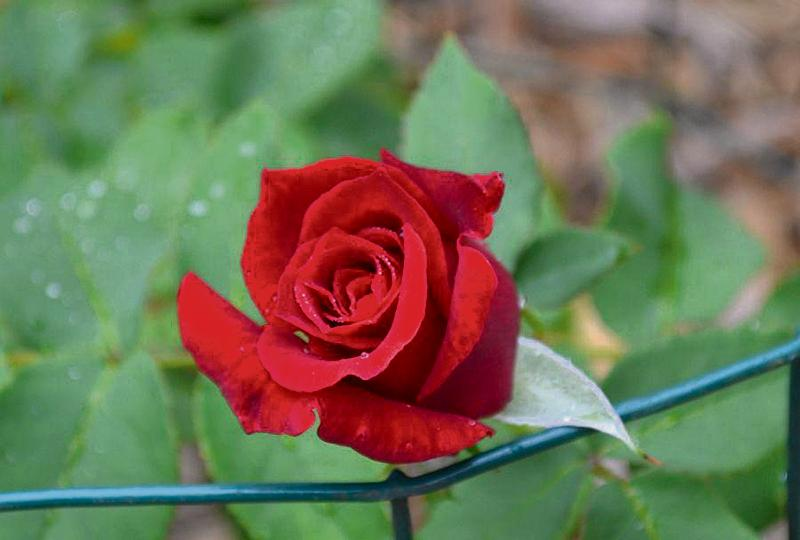
#> input picture slides/03.filtering/dataset/rose.jpg, 800 x 540 px
$ python 14.deconvolution_wiener_filter.py
#> lines starting #> are read from the running program, lines starting #| are printed output that depends on the picture
from matplotlib import pylab
from skimage import restoration
from skimage.color import rgb2gray
from skimage.io import imread
import numpy as np
from scipy import signal


im = rgb2gray(imread('../dataset/rose.jpg'))
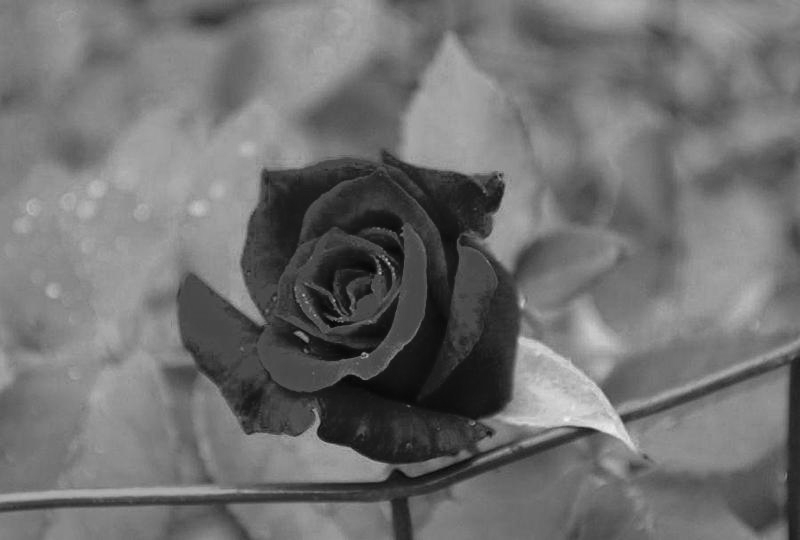
#> im: shape (540, 800) float64; min 0.02, max 0.945, mean 0.441
n = 7
psf = np.ones((n, n)) / n**2
im1 = signal.convolve2d(im, psf, 'same')
im1 += 0.1 * im1.std() * np.random.standard_normal(im.shape)
im2, _ = restoration.unsupervised_wiener(im1, psf)
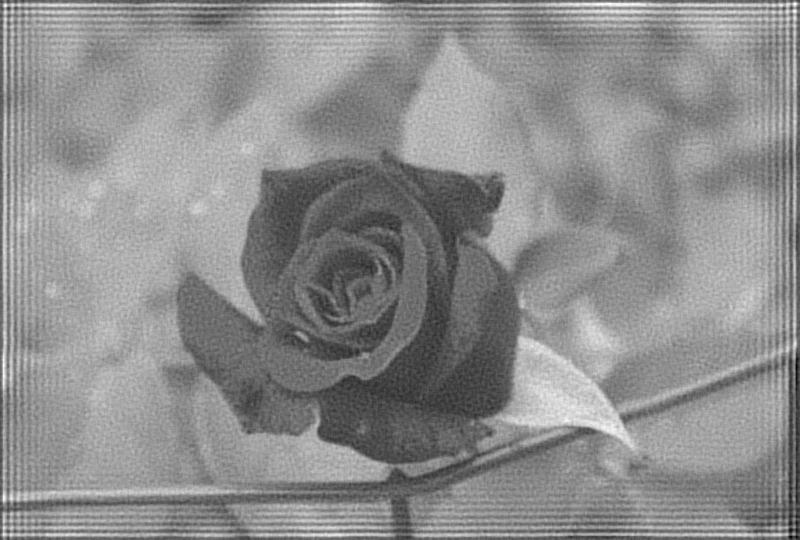
#> im2: shape (540, 800) float64; min -0.26, max 1, mean 0.439; drawn with min black and max white

fig, axes = pylab.subplots(nrows=1, ncols=3, figsize=(10, 4), sharex=True, sharey=True)
pylab.gray()
axes[0].imshow(im), axes[0].axis('off'), axes[0].set_title('Citra asli', size=10)
axes[1].imshow(im1), axes[1].axis('off'), axes[1].set_title('Citra noisy & blurry', size=10)
axes[2].imshow(im2), axes[2].axis('off'), axes[2].set_title('Self tuned restoration', size=10)

fig.tight_layout()
pylab.show()
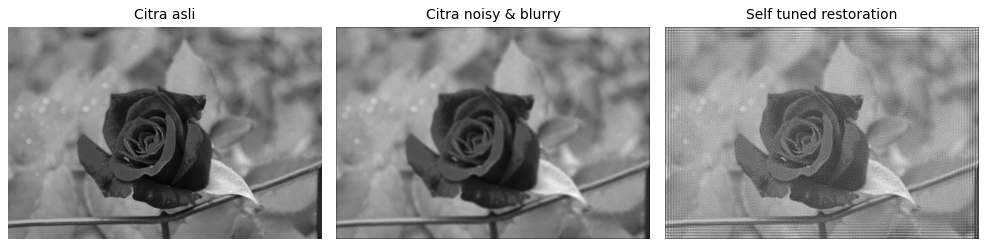
#> figure drawn by matplotlib, 3 panels

$ run again, with slides/03.filtering/dataset/building.jpg copied over slides/03.filtering/dataset/rose.jpg
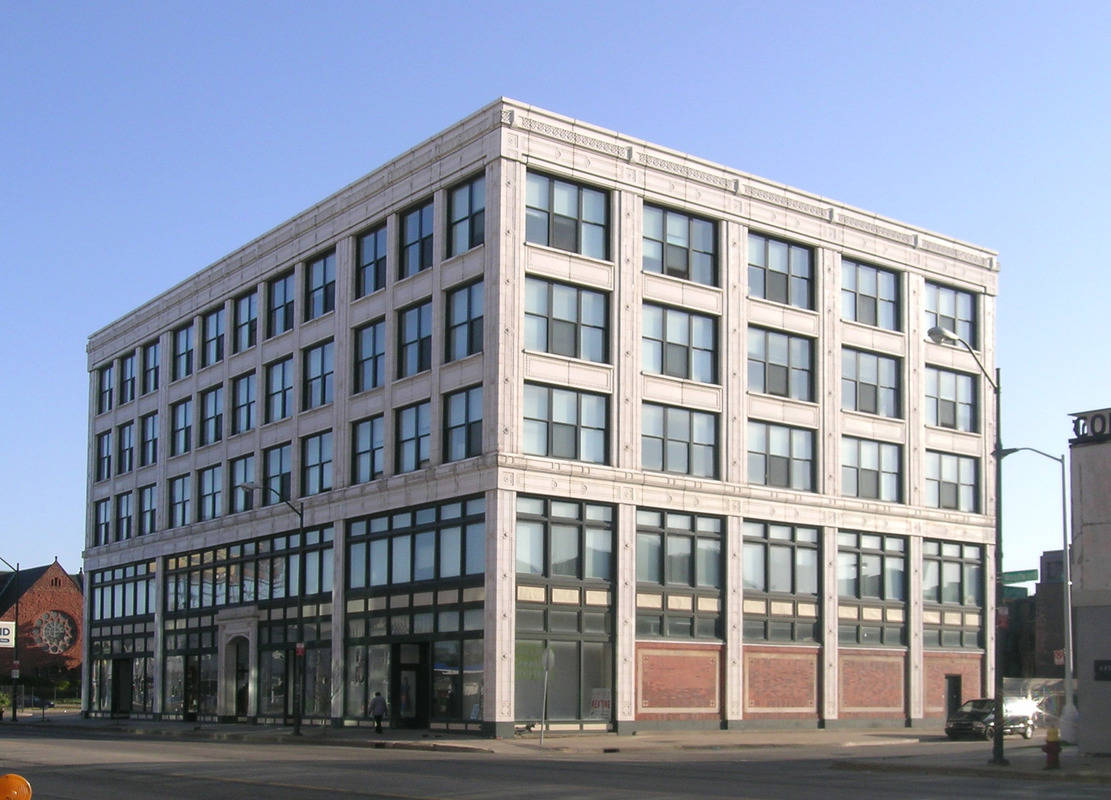
#> input picture slides/03.filtering/dataset/building.jpg, 1111 x 800 px
#> `im2, _ = restoration.unsupervised_wiener(im1, psf)`:
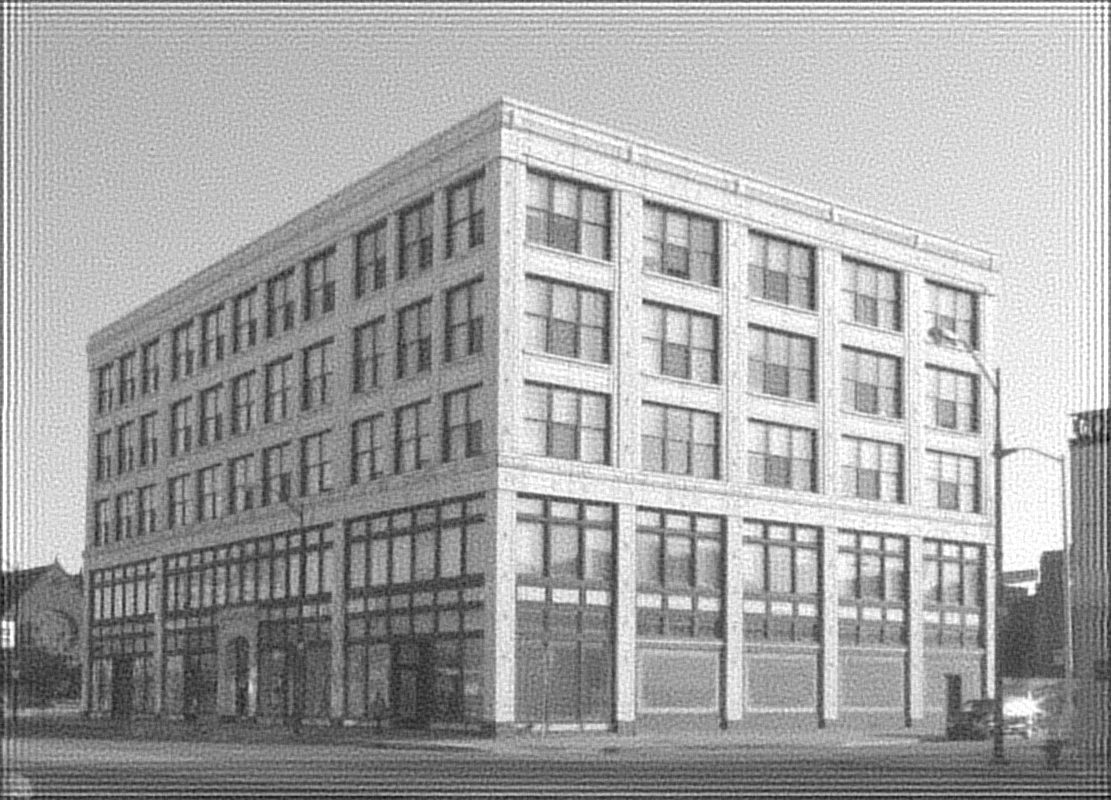
#> im2: shape (800, 1111) float64; min -0.221, max 1, mean 0.573; drawn with min black and max white
#> `pylab.show()`:
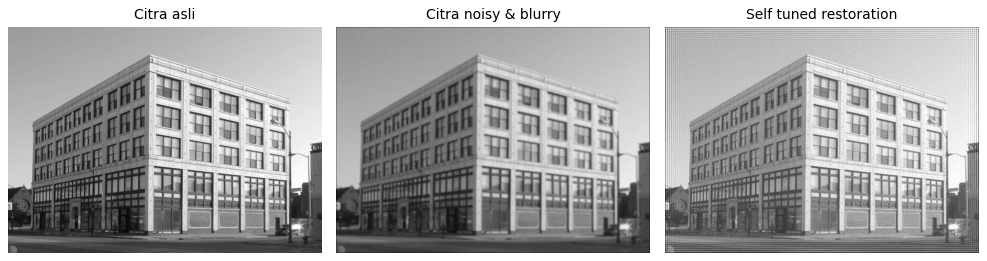
#> figure drawn by matplotlib, 3 panels

$ run again, with slides/03.filtering/dataset/cameraman.jpg copied over slides/03.filtering/dataset/rose.jpg
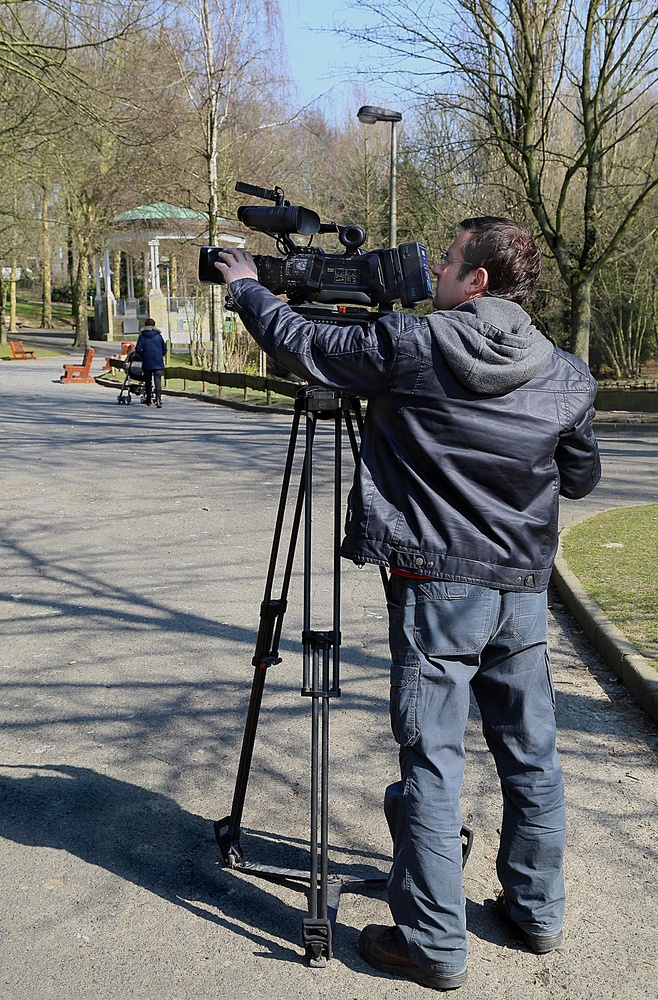
#> input picture slides/03.filtering/dataset/cameraman.jpg, 658 x 1000 px, shrunk from 1200 x 1823 before the run
#> `im1 += 0.1 * im1.std() * np.random.standard_normal(im.shape)`:
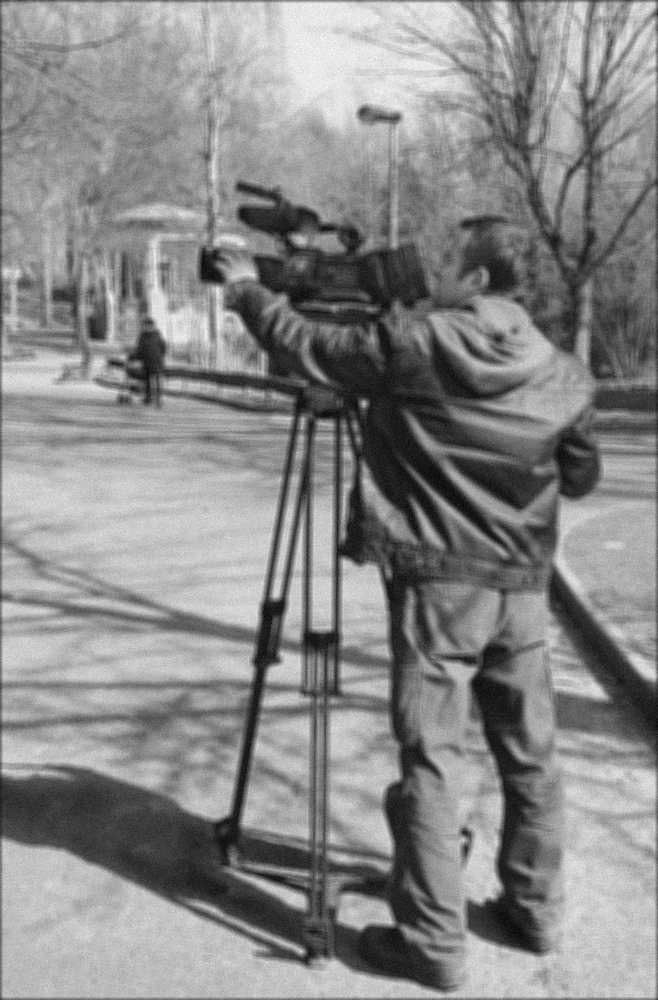
#> im1: shape (1000, 658) float64; min -0.0564, max 0.894, mean 0.455; drawn with min black and max white
#> `im2, _ = restoration.unsupervised_wiener(im1, psf)`:
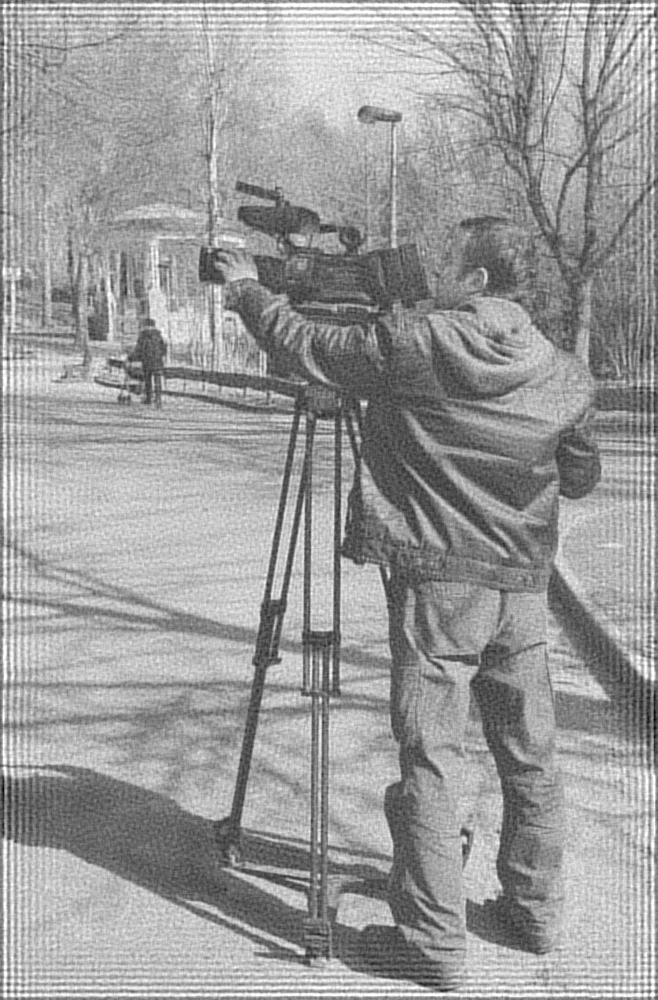
#> im2: shape (1000, 658) float64; min -0.397, max 1, mean 0.455; drawn with min black and max white

$ run again, with slides/03.filtering/dataset/flower_bali.jpg copied over slides/03.filtering/dataset/rose.jpg
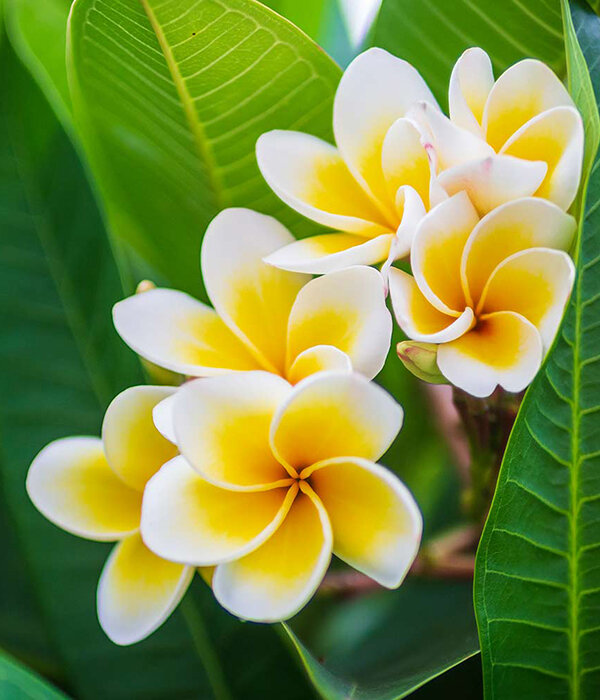
#> input picture slides/03.filtering/dataset/flower_bali.jpg, 600 x 700 px
#> `im2, _ = restoration.unsupervised_wiener(im1, psf)`:
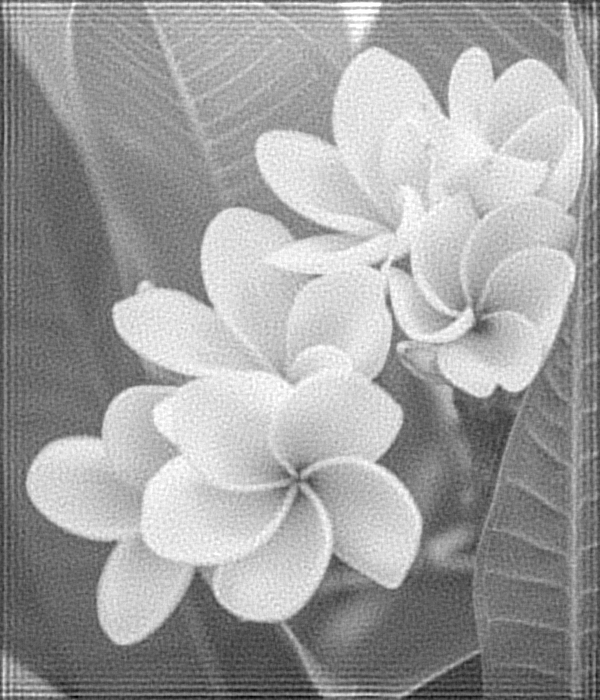
#> im2: shape (700, 600) float64; min -0.293, max 1, mean 0.525; drawn with min black and max white
#> `pylab.show()`:
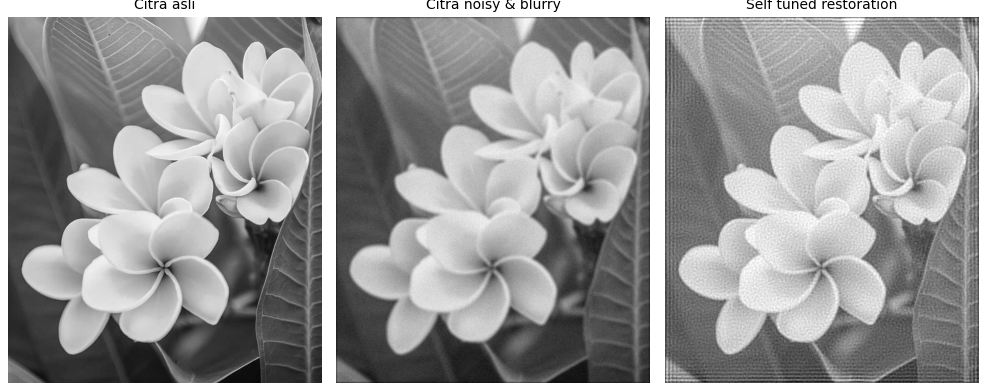
#> figure drawn by matplotlib, 3 panels
